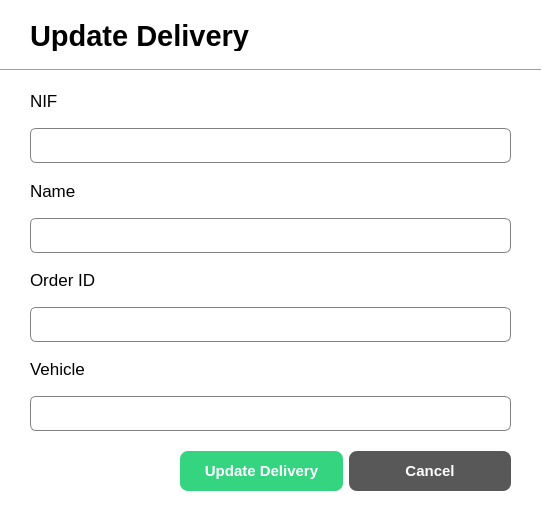
<?xml version="1.0" encoding="UTF-8"?>
<ui version="4.0">
 <class>UpdateOrderDialog</class>
 <widget class="QDialog" name="UpdateOrderDialog">
  <property name="geometry">
   <rect>
    <x>0</x>
    <y>0</y>
    <width>542</width>
    <height>515</height>
   </rect>
  </property>
  <property name="windowTitle">
   <string>Update Delivery Dialog</string>
  </property>
  <property name="styleSheet">
   <string notr="true">QDialog{
	background-color: white;
}

QLineEdit{
	border: 1px solid gray;
	border-radius: 6px;
	padding-left: 15px;
height: 35px;
}

</string>
  </property>
  <widget class="QLabel" name="label">
   <property name="geometry">
    <rect>
     <x>30</x>
     <y>20</y>
     <width>301</width>
     <height>31</height>
    </rect>
   </property>
   <property name="font">
    <font>
     <pointsize>22</pointsize>
     <bold>true</bold>
    </font>
   </property>
   <property name="text">
    <string>Update Delivery</string>
   </property>
  </widget>
  <widget class="QWidget" name="layoutWidget">
   <property name="geometry">
    <rect>
     <x>30</x>
     <y>80</y>
     <width>481</width>
     <height>351</height>
    </rect>
   </property>
   <layout class="QVBoxLayout" name="verticalLayout_5">
    <item>
     <layout class="QVBoxLayout" name="verticalLayout">
      <item>
       <widget class="QLabel" name="label_2">
        <property name="font">
         <font>
          <pointsize>13</pointsize>
         </font>
        </property>
        <property name="text">
         <string>NIF</string>
        </property>
       </widget>
      </item>
      <item>
       <widget class="QLineEdit" name="lineEdit_NIF">
        <property name="minimumSize">
         <size>
          <width>0</width>
          <height>35</height>
         </size>
        </property>
        <property name="maximumSize">
         <size>
          <width>16777215</width>
          <height>35</height>
         </size>
        </property>
       </widget>
      </item>
     </layout>
    </item>
    <item>
     <layout class="QVBoxLayout" name="verticalLayout_2">
      <item>
       <widget class="QLabel" name="label_3">
        <property name="font">
         <font>
          <pointsize>13</pointsize>
         </font>
        </property>
        <property name="text">
         <string>Name</string>
        </property>
       </widget>
      </item>
      <item>
       <widget class="QLineEdit" name="lineEdit_name">
        <property name="minimumSize">
         <size>
          <width>0</width>
          <height>35</height>
         </size>
        </property>
        <property name="maximumSize">
         <size>
          <width>16777215</width>
          <height>35</height>
         </size>
        </property>
       </widget>
      </item>
     </layout>
    </item>
    <item>
     <layout class="QVBoxLayout" name="verticalLayout_3">
      <item>
       <widget class="QLabel" name="label_4">
        <property name="font">
         <font>
          <pointsize>13</pointsize>
         </font>
        </property>
        <property name="text">
         <string>Order ID</string>
        </property>
       </widget>
      </item>
      <item>
       <widget class="QLineEdit" name="lineEdit_orderID">
        <property name="minimumSize">
         <size>
          <width>0</width>
          <height>35</height>
         </size>
        </property>
        <property name="maximumSize">
         <size>
          <width>16777215</width>
          <height>35</height>
         </size>
        </property>
       </widget>
      </item>
     </layout>
    </item>
    <item>
     <layout class="QVBoxLayout" name="verticalLayout_4">
      <item>
       <widget class="QLabel" name="label_5">
        <property name="font">
         <font>
          <pointsize>13</pointsize>
         </font>
        </property>
        <property name="text">
         <string>Vehicle</string>
        </property>
       </widget>
      </item>
      <item>
       <widget class="QLineEdit" name="lineEdit_vehicle">
        <property name="minimumSize">
         <size>
          <width>0</width>
          <height>35</height>
         </size>
        </property>
        <property name="maximumSize">
         <size>
          <width>16777215</width>
          <height>35</height>
         </size>
        </property>
       </widget>
      </item>
     </layout>
    </item>
   </layout>
  </widget>
  <widget class="QWidget" name="layoutWidget">
   <property name="geometry">
    <rect>
     <x>180</x>
     <y>450</y>
     <width>331</width>
     <height>42</height>
    </rect>
   </property>
   <layout class="QHBoxLayout" name="horizontalLayout">
    <item>
     <widget class="QPushButton" name="btn_updateOrderDetails">
      <property name="minimumSize">
       <size>
        <width>0</width>
        <height>40</height>
       </size>
      </property>
      <property name="styleSheet">
       <string notr="true">QPushButton{
	background-color: #34D481;
	color: white;
	border: none;
	border-radius: 8px;
	font-weight: bold;
	font-size: 15px
}

QPushButton:hover {
    background-color: #28a766; 
    cursor: pointer;
}</string>
      </property>
      <property name="text">
       <string>Update Delivery</string>
      </property>
     </widget>
    </item>
    <item>
     <widget class="QPushButton" name="btn_cancel">
      <property name="minimumSize">
       <size>
        <width>0</width>
        <height>40</height>
       </size>
      </property>
      <property name="styleSheet">
       <string notr="true">QPushButton{
	background-color: #585858;
	color: white;
	border: none;
	border-radius: 8px;
	font-weight: bold;
	font-size: 15px
}

QPushButton:hover {
    background-color: #7a7a7a;
    cursor: pointer; 
}</string>
      </property>
      <property name="text">
       <string>Cancel</string>
      </property>
     </widget>
    </item>
   </layout>
  </widget>
  <widget class="Line" name="line">
   <property name="geometry">
    <rect>
     <x>0</x>
     <y>60</y>
     <width>541</width>
     <height>20</height>
    </rect>
   </property>
   <property name="orientation">
    <enum>Qt::Horizontal</enum>
   </property>
  </widget>
 </widget>
 <resources/>
 <connections/>
</ui>
